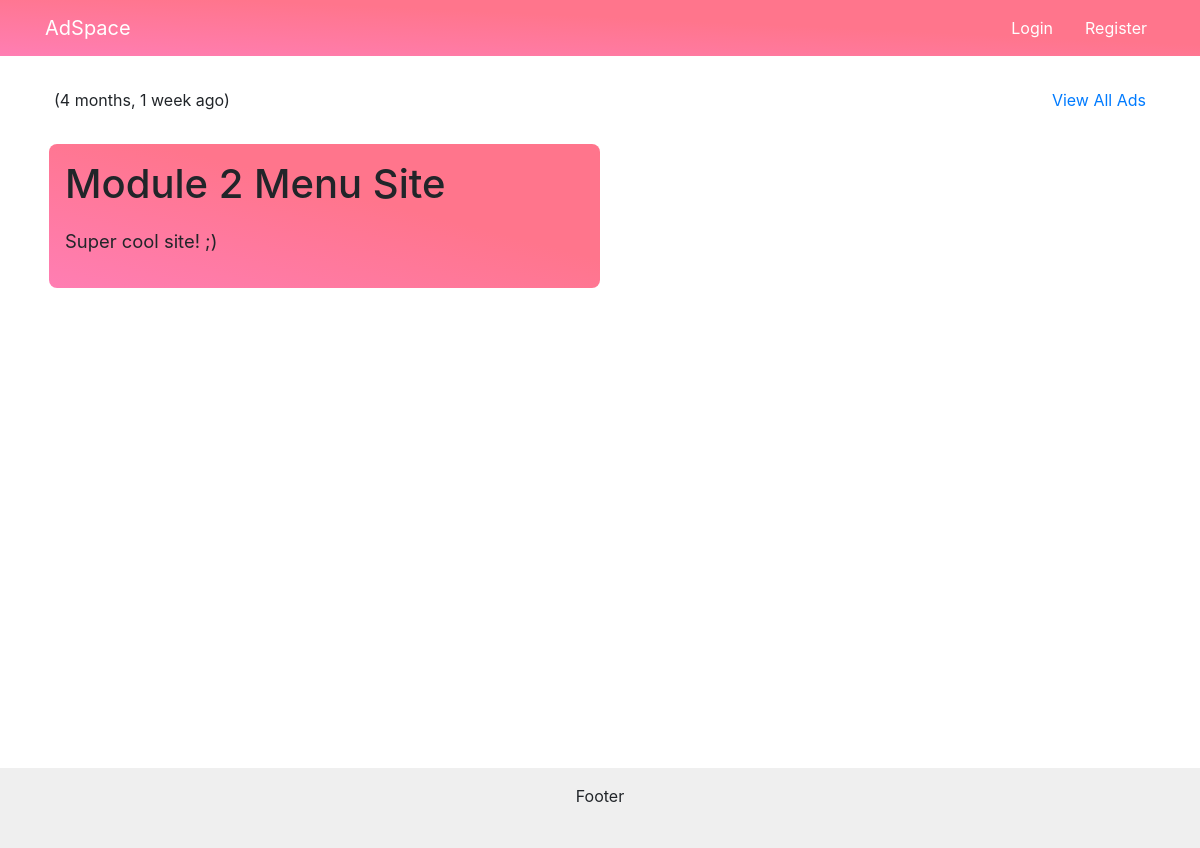
The app's page /ad/3, older data.
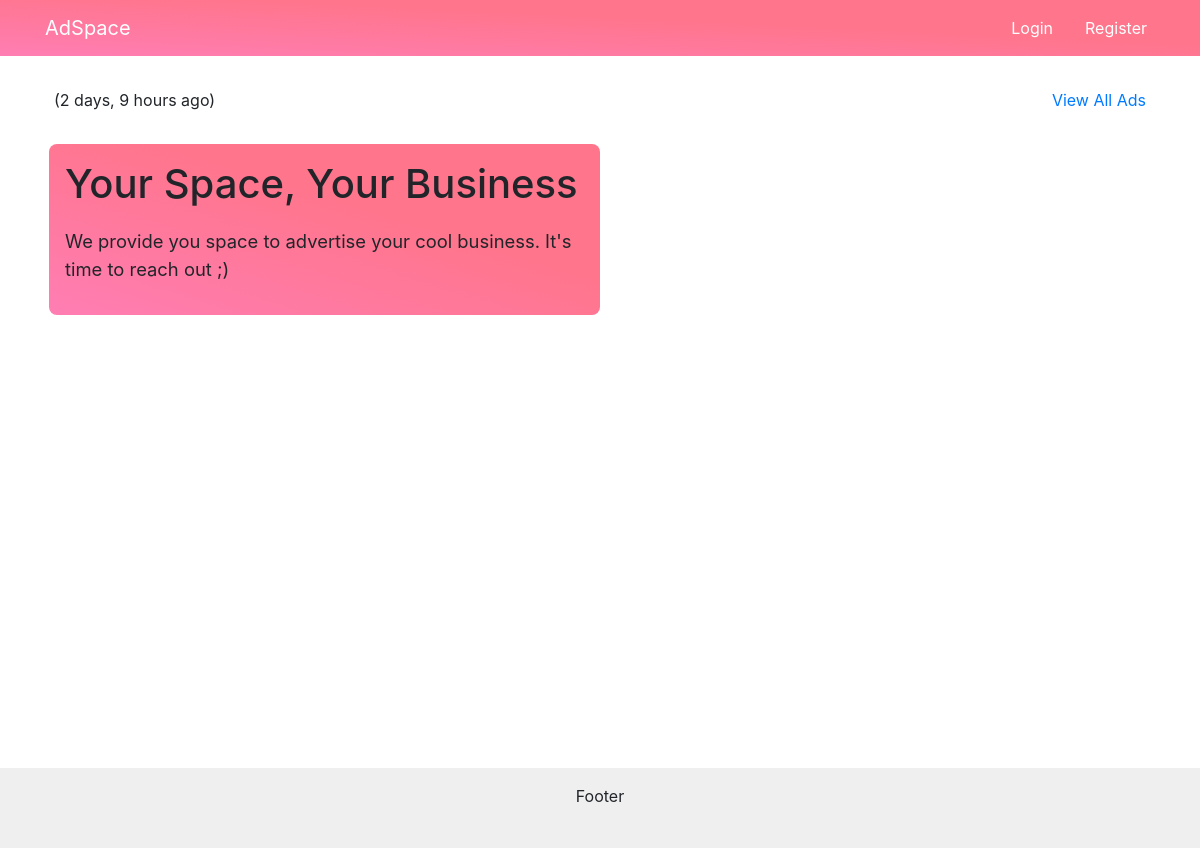
The same page, newer data.
### ads/models.py (models this page shows, shortened)
class Ad(models.Model) :
    title = models.CharField(
            max_length=200,
            validators=[MinLengthValidator(2, "Title must be greater than 2 characters")]
    )
    price = models.DecimalField(max_digits=7, decimal_places=2, null=True)
    text = models.TextField()
    owner = models.ForeignKey(settings.AUTH_USER_MODEL, on_delete=models.CASCADE)
    favorites = models.ManyToManyField(settings.AUTH_USER_MODEL,
        through='Fav', related_name='favorite_ads')
    created_at = models.DateTimeField(auto_now_add=True)
    updated_at = models.DateTimeField(auto_now=True)
    picture = models.BinaryField(null=True, editable=True)
    content_type = models.CharField(max_length=256, null=True, help_text='The MIMEType of the file')

### ads/views.py (the view)
# urls.py: path('ad/<int:pk>', views.AdDetailView.as_view(), name='ad_detail'),
class AdDetailView(OwnerDetailView):
    model = Ad
    template_name = "ads/ad_detail.html"
    def get(self, request, pk) :
        ad = Ad.objects.get(id=pk)
        comments = Comment.objects.filter(ad=ad).order_by('-updated_at')
        comment_form = CommentForm()
        context = { 'ad' : ad, 'comments': comments, 'comment_form': comment_form }
        return render(request, self.template_name, context)

### home/context_processors.py (called while the page is built)
def settings(request):
    return {
        'settings': django_settings,
    }

### ads/templates/ads/ad_detail.html (shortened to what this page needs)
{% extends "base_menu.html" %}
{% load humanize %}
{% block content %}
  <div class="container mt-5 pt-4">
    <div class="row my-1 my-md-3 px-4">
      <p style="margin-bottom: 1em; text-align: end;">
        ({{ ad.updated_at|naturaltime }})
      </p>
      <p class="ml-auto">
        <a href="{% url 'ads:all' %}">View All Ads</a>
      </p>
    </div>
    <div class="row align-items-start mx-1">
      <div class="col-12 col-md-6 mb-4 px-0 px-md-4 order-md-1">
      </div>
      <div class="ad-details col-12 col-md-6 order-md-0">
        <h1 style="margin: 0 0 0.5em;">{{ ad.title }}</h1>
        <p style="font-size: 1.15em;">
          {{ ad.text }}
        </p>
        {% if user.is_authenticated %}
            {% load crispy_forms_tags %}
        {% endif %}
      </div>
    </div>
  </div>
{% endblock %}

Row changes from the older to the newer data that the page shows:
changed Ad: updated_at "4 months, 1 week ago" → "2 days, 9 hours ago"; title "Module 2 Menu Site" → "Your Space, Your Business"; text "Super cool site! ;)" → "We provide you space to advertise your cool business. It's time to reach out ;)"
